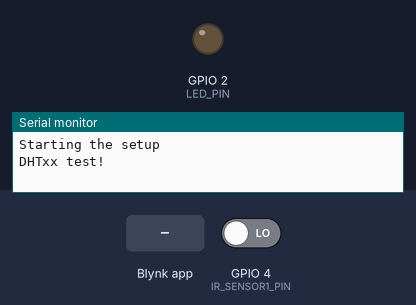
The sketch below on a simulated ESP32. Parts: output pins drawn as LEDs (lit = HIGH), the last lines printed to the serial monitor. Inputs (shaded band) come from the test bench; at power-on: GPIO 4 (IR_SENSOR1_PIN) LOW. WiFi joins after 1.5 s; servers stay silent unless stated.

Above: at 5.0 s.
5.1 s: GPIO 4 (IR_SENSOR1_PIN) driven HIGH
At 6.3 s:
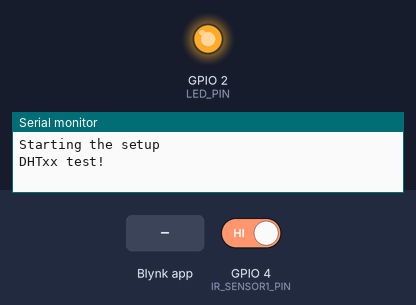
8.1 s: Blynk app writes 0 to V2
9.6 s: GPIO 4 (IR_SENSOR1_PIN) driven LOW
At 10.9 s:
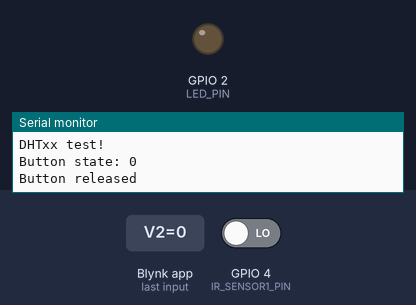
Timing chart, 0 to 12.1 s (numbered marks = the images above; inputs shaded):
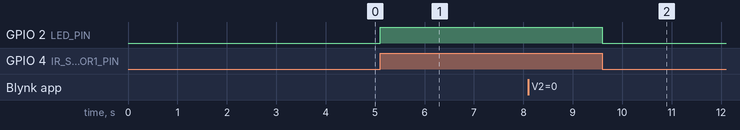

Measured:
- after the input at 5.1 s, GPIO 2 (LED_PIN): LOW → HIGH at once
- after the input at 9.6 s, GPIO 2 (LED_PIN): HIGH → LOW at once

The sketch:

Smart_Lighting.ino
```cpp
#define BLYNK_PRINT Serial

#define BLYNK_TEMPLATE_ID "TMPL3VYYuFkHO"
#define BLYNK_TEMPLATE_NAME "Smart Lighting"
#define BLYNK_AUTH_TOKEN "htYACP4P4oejQHlv5HY56DYY8CSQft0u"
#define IR_SENSOR1_PIN 4

#include <WiFi.h>
#include <WiFiClient.h>
#include <BlynkSimpleEsp32.h>

char auth[] = BLYNK_AUTH_TOKEN;
char ssid[] = "realme GT Master Edition";     // Type your WiFi name
char pass[] = "g7dmxhpk";   // Type your WiFi password

// Define LED pin
#define LED_PIN 2         // Pin connected to the LED

void setup() {
  Serial.begin(115200);
  Serial.println(F("Starting the setup"));
  Blynk.begin(auth, ssid, pass);

  // Wait a few seconds between measurements.
  delay(2000);

  pinMode(LED_PIN, OUTPUT); // Initialize the LED pin as an output
  pinMode(IR_SENSOR1_PIN, INPUT);
  digitalWrite(LED_PIN, HIGH); // Ensure the LED is off initially
  Serial.println(F("DHTxx test!"));
}

void loop() {
  Blynk.run();
  bool spot1Occupied = digitalRead(IR_SENSOR1_PIN);
  if(spot1Occupied)
  digitalWrite(LED_PIN, HIGH);
  else
  digitalWrite(LED_PIN, LOW);

}

BLYNK_WRITE(V2) { // Button Widget is writing to pin V1
  int buttonState = param.asInt();

  Serial.print(F("Button state: "));
  Serial.println(buttonState);

  if (buttonState == 1) { // If button is pressed
    Serial.println(F("Button pressed"));
    digitalWrite(LED_PIN, HIGH); // Turn on the LED
  } else {
    digitalWrite(LED_PIN, LOW);  // Turn off the LED
    Serial.println(F("Button released"));
  }
}
```
